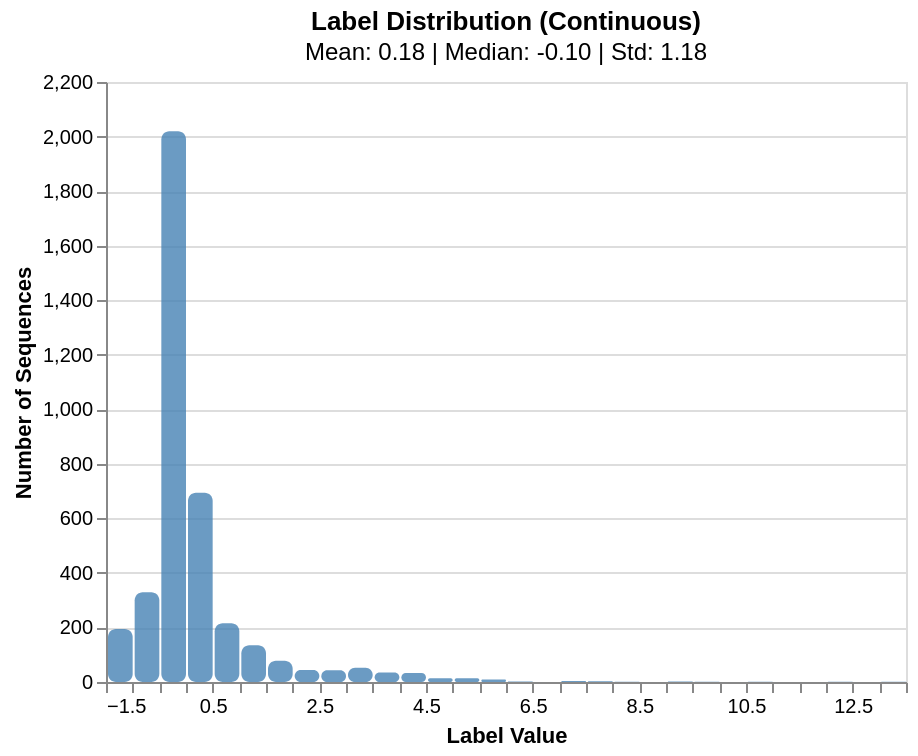

Notebook code cell kept with this figure:
### Markdown cell above
### Load and analyze the dataset

Next, we load the dataset and analyze the label distribution. The `BiocentralChart` class automatically determines the correct visualization scheme given the kind of labels (class/regression).

As this is fitness data, most fitness values are closed to the wildtype at zero. We also see some heavy outliers at >=10.

### Code cell
amylase_data = read_FASTA("amylase_pet.fasta")

label_chart = BiocentralChart.label_distribution(amylase_data)
label_chart.chart.interactive()

### Figure 1 — Vega-Lite specification as saved in the notebook (floating-point values rounded to 4 significant figures; data arrays with more than 128 entries replaced by an {"elided": "..."} marker saying what was removed)
{"config": {"view": {"continuousWidth": 300, "continuousHeight": 300}}, "data": {"name": "data-23bc7660a8d45aec7defd604f34945e3"}, "mark": {"type": "bar", "color": "steelblue", "cornerRadius": 4, "opacity": 0.8}, "encoding": {"tooltip": [{"bin": {"maxbins": 30}, "field": "label", "format": ".2f", "title": "Label Range", "type": "quantitative"}, {"aggregate": "count", "title": "Count", "type": "quantitative"}], "x": {"bin": {"maxbins": 30}, "field": "label", "title": "Label Value", "type": "quantitative"}, "y": {"aggregate": "count", "title": "Number of Sequences", "type": "quantitative"}}, "height": 300, "params": [{"name": "param_1e9efca18e7a2868", "select": {"type": "interval", "encodings": ["x", "y"]}, "bind": "scales"}], "title": {"text": "Label Distribution (Continuous)", "subtitle": "Mean: 0.18 | Median: -0.10 | Std: 1.18"}, "width": 400, "$schema": "https://vega.github.io/schema/vega-lite/v6.4.1.json", "datasets": {"data-23bc7660a8d45aec7defd604f34945e3": {"elided": "3924 records"}}}
